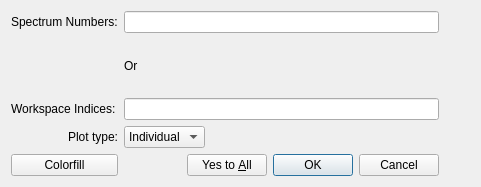
<?xml version="1.0" encoding="UTF-8"?>
<ui version="4.0">
 <class>Dialog</class>
 <widget class="QDialog" name="Dialog">
  <property name="geometry">
   <rect>
    <x>0</x>
    <y>0</y>
    <width>481</width>
    <height>187</height>
   </rect>
  </property>
  <property name="windowTitle">
   <string>Plot 1D</string>
  </property>
  <layout class="QGridLayout" name="gridLayout">
   <item row="0" column="2">
    <widget class="QLineEdit" name="specNums"/>
   </item>
   <item row="4" column="2">
    <layout class="QHBoxLayout" name="horizontalLayout">
     <item>
      <widget class="QComboBox" name="plotType">
       <property name="sizePolicy">
        <sizepolicy hsizetype="Minimum" vsizetype="Fixed">
         <horstretch>0</horstretch>
         <verstretch>0</verstretch>
        </sizepolicy>
       </property>
       <item>
        <property name="text">
         <string>Individual</string>
        </property>
       </item>
      </widget>
     </item>
     <item>
      <spacer name="horizontalSpacer">
       <property name="orientation">
        <enum>Qt::Horizontal</enum>
       </property>
       <property name="sizeHint" stdset="0">
        <size>
         <width>40</width>
         <height>20</height>
        </size>
       </property>
      </spacer>
     </item>
    </layout>
   </item>
   <item row="1" column="2">
    <widget class="QLabel" name="label_4">
     <property name="text">
      <string>Or</string>
     </property>
    </widget>
   </item>
   <item row="0" column="3">
    <widget class="QPushButton" name="specNumsValid">
     <property name="sizePolicy">
      <sizepolicy hsizetype="Fixed" vsizetype="Fixed">
       <horstretch>0</horstretch>
       <verstretch>0</verstretch>
      </sizepolicy>
     </property>
     <property name="maximumSize">
      <size>
       <width>25</width>
       <height>16777215</height>
      </size>
     </property>
     <property name="text">
      <string/>
     </property>
     <property name="iconSize">
      <size>
       <width>16</width>
       <height>16</height>
      </size>
     </property>
     <property name="flat">
      <bool>true</bool>
     </property>
    </widget>
   </item>
   <item row="2" column="3">
    <widget class="QPushButton" name="wkspIndicesValid">
     <property name="enabled">
      <bool>true</bool>
     </property>
     <property name="sizePolicy">
      <sizepolicy hsizetype="Fixed" vsizetype="Fixed">
       <horstretch>0</horstretch>
       <verstretch>0</verstretch>
      </sizepolicy>
     </property>
     <property name="maximumSize">
      <size>
       <width>25</width>
       <height>16777215</height>
      </size>
     </property>
     <property name="text">
      <string/>
     </property>
     <property name="iconSize">
      <size>
       <width>16</width>
       <height>16</height>
      </size>
     </property>
     <property name="flat">
      <bool>true</bool>
     </property>
    </widget>
   </item>
   <item row="5" column="0">
    <widget class="QPushButton" name="colorfillButton">
     <property name="text">
      <string>Colorfill</string>
     </property>
     <property name="autoDefault">
      <bool>false</bool>
     </property>
    </widget>
   </item>
   <item row="2" column="0">
    <widget class="QLabel" name="label_2">
     <property name="text">
      <string>Workspace Indices:</string>
     </property>
    </widget>
   </item>
   <item row="5" column="2">
    <widget class="QDialogButtonBox" name="buttonBox">
     <property name="focusPolicy">
      <enum>Qt::NoFocus</enum>
     </property>
     <property name="standardButtons">
      <set>QDialogButtonBox::Cancel|QDialogButtonBox::Ok|QDialogButtonBox::YesToAll</set>
     </property>
     <property name="centerButtons">
      <bool>false</bool>
     </property>
    </widget>
   </item>
   <item row="0" column="0">
    <widget class="QLabel" name="label">
     <property name="text">
      <string>Spectrum Numbers:</string>
     </property>
    </widget>
   </item>
   <item row="4" column="0">
    <widget class="QLabel" name="label_3">
     <property name="text">
      <string>Plot type:</string>
     </property>
     <property name="alignment">
      <set>Qt::AlignRight|Qt::AlignTrailing|Qt::AlignVCenter</set>
     </property>
    </widget>
   </item>
   <item row="2" column="2">
    <widget class="QLineEdit" name="wkspIndices"/>
   </item>
  </layout>
 </widget>
 <tabstops>
  <tabstop>specNums</tabstop>
  <tabstop>wkspIndices</tabstop>
  <tabstop>specNumsValid</tabstop>
  <tabstop>wkspIndicesValid</tabstop>
  <tabstop>plotType</tabstop>
  <tabstop>colorfillButton</tabstop>
 </tabstops>
 <resources/>
 <connections/>
</ui>
